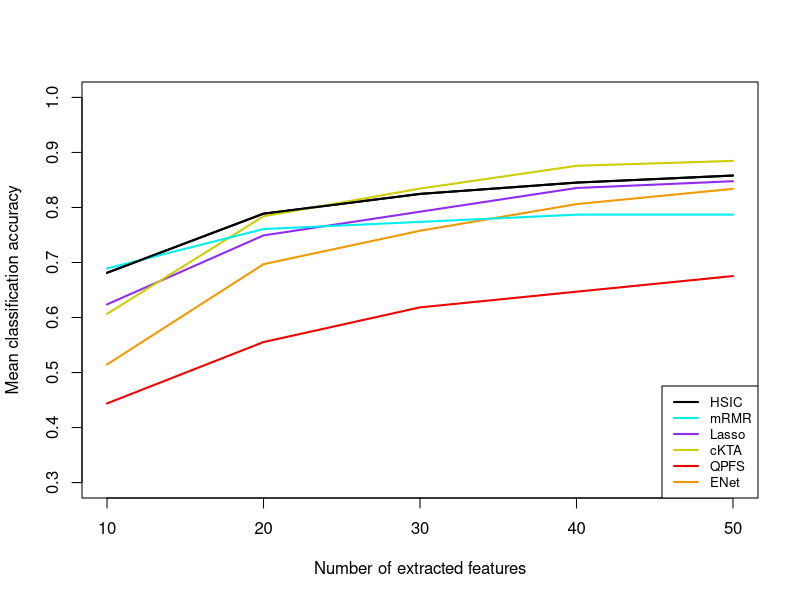

Write the R code that produced this figure.
setwd("~/00_Ensai/projet-methodo/ProjetMethodo/real-word-datasets/res_mca_red_ar10p/")
rm(list=ls())

mrmr <- read.csv("ar10p_mrmr_mca.csv", sep="", header=FALSE)
lasso <- read.csv("ar10p_lasso_mca.csv", sep="", header=FALSE)
enet <- read.csv("ar10p_enet_mca.csv", sep="", header=FALSE)
ckta <- read.csv("ar10p_ckta_mca.csv", sep="", header=FALSE)
ckta <- ckta[1:13,]
qpfs <- read.csv("ar10p_qpfs_mca.csv", sep="", header=FALSE)
hsic <- read.csv("res_hsic/ar10p_hsic_mca_sigma1.csv")

red_mrmr <- read.csv("ar10p_mrmr_red50.csv", header=FALSE,sep="")
red_lasso <- read.csv("ar10p_enet_red50.csv", header=FALSE, sep="")
red_enet <- read.csv("ar10p_lasso_red50.csv", header=FALSE, sep="")
red_ckta <- read.csv("ar10p_ckta_red50.csv")
red_qpfs <- read.csv("ar10p_qpfs_red50.csv", header=FALSE, sep="")
red_hsic <- read.csv("res_hsic/ar10p_hsic_red50.csv", header=FALSE, sep=",")

cmean_mrmr <- colMeans(mrmr)
cmean_lasso <- colMeans(lasso)
cmean_enet <- colMeans(enet)
cmean_ckta <- colMeans(ckta)
cmean_qpfs <- colMeans(qpfs)
cmean_hsic <- rowMeans(hsic)


# - variance associé à la colonne 5
sqrt(var(mrmr$V5))
sqrt(var(lasso$V5))
sqrt(var(enet$V5))
sqrt(var(ckta$V5))
sqrt(var(qpfs$V5))
hsic <- as.matrix(hsic)
sqrt(var(hsic[5,]))


# red score mean and S.D
red_mrmr_vec <- as.vector(as.matrix(red_mrmr))
red_lasso_vec <- as.vector(as.matrix(red_lasso))
red_enet_vec <- as.vector(as.matrix(red_enet))
red_ckta_vec <- as.vector(as.matrix(red_ckta))
red_qpfs_vec <- as.vector(as.matrix(red_qpfs))
red_hsic_vec <- as.vector(as.matrix(red_hsic))

mean(red_mrmr_vec)
sqrt(var(red_mrmr_vec))

mean(red_lasso_vec)
sqrt(var(red_lasso_vec))

mean(red_enet_vec)
sqrt(var(red_enet_vec))

mean(red_ckta_vec)
sqrt(var(red_ckta_vec))

mean(red_qpfs_vec)
sqrt(var(red_qpfs_vec))

mean(red_hsic_vec)
sqrt(var(red_hsic_vec))


features_index <- seq(10,50,10)
plot(features_index,cmean_hsic,type="l",col="black",ylim=c(0.3,1),
     xlab ="Number of extracted features",
     ylab="Mean classification accuracy",
     lwd=2)
lines(features_index,cmean_enet,type="l",col="orange2",lwd=2)
lines(features_index,cmean_lasso,type="l",col="purple2",lwd=2)
lines(features_index,cmean_ckta,type="l",col="yellow3",lwd=2)
lines(features_index,cmean_qpfs,type="l",col="red2",lwd=2)
lines(features_index,cmean_mrmr,type="l",col="cyan2",lwd=2)
lines(features_index,cmean_hsic,type="l",col="black",lwd=2)
legend("bottomright", 
    legend = c("HSIC",  "mRMR", "Lasso",     "cKTA", "QPFS", "ENet"), 
       col = c("black","cyan2", "purple2", "yellow3", "red2", "orange2"), 
       lwd = 2, cex = 0.8)

